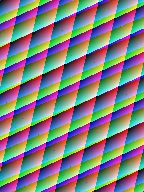
#> input picture benchmarks/pdq/fixtures/images/alpha-srgb.webp, 144 x 192 px
$ python -i oracle.py   (imports and definitions only)   (older library calls are emulated)
#> lines starting #> are read from the running program, lines starting #| are printed output that depends on the picture; after the words box and inside, x2 and y2 are one past the last pixel; in counts of white or black regions, pixels touching at a corner belong together
#> further down, picture is the input picture: shape (192, 144, 3); mean B, G, R 127.5, 127.6, 127.3
# /// script
# requires-python = ">=3.12,<3.13"
# dependencies = [
#   "numpy==2.2.6",
#   "opencv-python-headless==4.12.0.88",
# ]
# ///
"""Pinned AKAZE/SIFT research oracle for the internal crop-local-v0 experiment."""

from __future__ import annotations

import argparse
import hashlib
import json
import math
import platform
import sys
import time
from dataclasses import dataclass
from pathlib import Path
from typing import Any

import cv2
import numpy as np


MAXIMUM_DIMENSION = 768
MAXIMUM_FEATURES = 384
GRID_SIDE = 6
MAXIMUM_FEATURES_PER_CELL = 16
MINIMUM_CANDIDATE_MATCHES = 4
GEOMETRY_RESIDUAL_PERMILLE = (6, 10)
GEOMETRY_MINIMUM_INLIERS = (4, 6, 8)
GEOMETRY_MINIMUM_INLIER_RATIOS = (0.25, 0.4)
GEOMETRY_MINIMUM_ZONES = (2, 3, 4)
FINAL_MINIMUM_INFORMATIVE_COVERAGE = (0.05, 0.1, 0.2)
FINAL_MINIMUM_AGREEMENT = (0.5, 0.65, 0.8, 0.9, 0.95, 0.975)
FINAL_MAXIMUM_CONTRADICTION = (0.02, 0.1, 0.2, 0.3)
FINAL_MINIMUM_ZONES = (3, 4, 6)
LOCKED_AKAZE_PROFILE = {
    "candidate": {"maximumDistance": 48.0, "ratio": 0.7},
    "geometry": {
        "residualPermille": 6,
        "minimumInliers": 4,
        "minimumInlierRatio": 0.4,
        "minimumZones": 2,
    },
    "verification": {
        "minimumInformativeCoverage": 0.05,
        "minimumAgreement": 0.95,
        "maximumContradiction": 0.02,
        "minimumInformativeZones": 3,
    },
}

CANDIDATE_PROFILES = {
    "akaze": [
        {"maximumDistance": distance, "ratio": ratio}
        for distance in (48.0, 64.0, 80.0, 96.0)
        for ratio in (0.7, 0.8, 0.9)
    ],
    "sift": [
        {"maximumDistance": distance, "ratio": ratio}
        for distance in (150.0, 250.0, 350.0)
        for ratio in (0.7, 0.8, 0.9)
    ],
}


@dataclass(frozen=True)
class Features:
    points: np.ndarray
    sizes: np.ndarray
    responses: np.ndarray
    descriptors: np.ndarray
    repetition: np.ndarray


@dataclass(frozen=True)
class Variant:
    image: np.ndarray
    gray: np.ndarray
    local_luminance: np.ndarray
    gradient: np.ndarray
    census: np.ndarray
    features: Features
    original_offset_x: int
    original_offset_y: int
    normalization_scale_x: float
    normalization_scale_y: float


@dataclass(frozen=True)
class Pair:
    left: str
    right: str
    positive: bool
    domain: str | None
    domain_pair: str | None


# [90 lines left out: functions parse_arguments, percentile, summary, metrics, domain_metrics, negative_domain_metrics and 1 more, not called in this run]


def crop(image: np.ndarray, x: int, y: int, width: int, height: int) -> np.ndarray:
    return np.ascontiguousarray(image[y:y + height, x:x + width])


# [50 lines left out: functions transformed, bounded_resize, not called in this run]


def census_transform(gray: np.ndarray) -> np.ndarray:
    padded = cv2.copyMakeBorder(gray, 1, 1, 1, 1, cv2.BORDER_REPLICATE)
    center = padded[1:-1, 1:-1]
    output = np.zeros_like(gray, dtype=np.uint8)
    offsets = ((-1, -1), (0, -1), (1, -1), (1, 0), (1, 1), (0, 1), (-1, 1), (-1, 0))
    for bit, (offset_x, offset_y) in enumerate(offsets):
        neighbor = padded[
            1 + offset_y:1 + offset_y + gray.shape[0],
            1 + offset_x:1 + offset_x + gray.shape[1],
        ]
        output |= ((neighbor < center).astype(np.uint8) << bit)
    return output


def verification_planes(image: np.ndarray) -> tuple[np.ndarray, np.ndarray, np.ndarray, np.ndarray]:
    gray = cv2.cvtColor(image, cv2.COLOR_BGR2GRAY)
    mean = cv2.GaussianBlur(gray, (0, 0), 3.0, borderType=cv2.BORDER_REPLICATE)
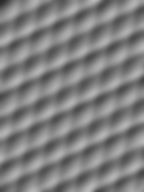
#> mean: shape (192, 144); min 40, max 185, mean 127.5
    local = gray.astype(np.int16) - mean.astype(np.int16)
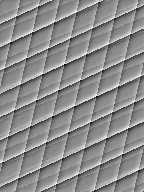
#> local: shape (192, 144) int16; min -124, max 103, mean 0; drawn with min black and max white
    gradient_x = cv2.Sobel(gray, cv2.CV_32F, 1, 0, ksize=3)
    gradient_y = cv2.Sobel(gray, cv2.CV_32F, 0, 1, ksize=3)
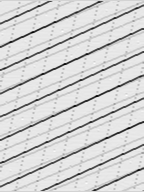
#> gradient_y: shape (192, 144) float32; min -790, max 161, mean 0.3; drawn with min black and max white
    gradient = cv2.magnitude(gradient_x, gradient_y)
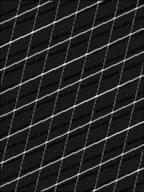
#> gradient: shape (192, 144) float32; min 0, max 974.2, mean 139.1; drawn with min black and max white
    return gray, local, gradient, census_transform(gray)
#> the loop in census_transform, `for bit, (offset_x, offset_y) in enumerate(offsets):` made 8 passes
#> pass 1, in census_transform, `neighbor = padded[ 1 + offset_y:1 + offset_y + gray.shape[0], 1 + offs..`:
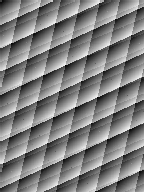
#> neighbor: shape (192, 144); min 1, max 244, mean 127.4
#> pass 1, in census_transform, `output |= ((neighbor < center).astype(np.uint8) << bit)`:
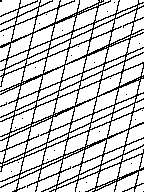
#> output: shape (192, 144); values 0 (black) and 1 (white), 79.9% white; black in thin lines or dots
#> after the loop in census_transform, `for bit, (offset_x, offset_y) in enumerate(offsets):`:
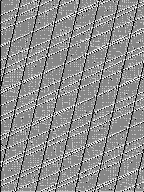
#> output: shape (192, 144); min 0, max 255, mean 141.8


# [329 lines left out: functions detector, repetition_counts, extract_features, create_variant, expected_positive_model, model_is_close and 6 more, not called in this run]


def popcount_bytes(values: np.ndarray) -> np.ndarray:
    table = np.asarray([int(index).bit_count() for index in range(256)], dtype=np.uint8)
    return table[values]


# [532 lines left out: functions aligned_verification, profile_metrics, run_method, main, not called in this run]


# [2 lines not run here, left out]

>>> import cv2
>>> picture = cv2.imread('../pdq/fixtures/images/alpha-srgb.webp')
>>> result = verification_planes(picture)
